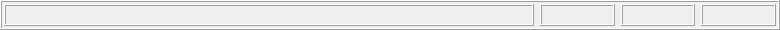
     <widget class="QFrame" name="frame_7">
      <property name="minimumSize">
       <size>
        <width>780</width>
        <height>30</height>
       </size>
      </property>
      <property name="maximumSize">
       <size>
        <width>16777215</width>
        <height>30</height>
       </size>
      </property>
      <property name="frameShape">
       <enum>QFrame::Box</enum>
      </property>
      <property name="frameShadow">
       <enum>QFrame::Raised</enum>
      </property>
      <layout class="QHBoxLayout" name="horizontalLayout_30">
       <property name="spacing">
        <number>6</number>
       </property>
       <property name="leftMargin">
        <number>2</number>
       </property>
       <property name="topMargin">
        <number>2</number>
       </property>
       <property name="rightMargin">
        <number>2</number>
       </property>
       <property name="bottomMargin">
        <number>2</number>
       </property>
       <item>
        <widget class="QLabel" name="label_38">
         <property name="sizePolicy">
          <sizepolicy hsizetype="Preferred" vsizetype="Preferred">
           <horstretch>5</horstretch>
           <verstretch>0</verstretch>
          </sizepolicy>
         </property>
         <property name="minimumSize">
          <size>
           <width>530</width>
           <height>20</height>
          </size>
         </property>
         <property name="maximumSize">
          <size>
           <width>16777215</width>
           <height>16777215</height>
          </size>
         </property>
         <property name="frameShape">
          <enum>QFrame::Box</enum>
         </property>
         <property name="frameShadow">
          <enum>QFrame::Raised</enum>
         </property>
         <property name="text">
          <string/>
         </property>
        </widget>
       </item>
       <item>
        <widget class="QLabel" name="Name_person">
         <property name="sizePolicy">
          <sizepolicy hsizetype="Preferred" vsizetype="Preferred">
           <horstretch>1</horstretch>
           <verstretch>0</verstretch>
          </sizepolicy>
         </property>
         <property name="minimumSize">
          <size>
           <width>70</width>
           <height>20</height>
          </size>
         </property>
         <property name="frameShape">
          <enum>QFrame::Box</enum>
         </property>
         <property name="frameShadow">
          <enum>QFrame::Raised</enum>
         </property>
         <property name="text">
          <string/>
         </property>
        </widget>
       </item>
       <item>
        <widget class="QLabel" name="label_39">
         <property name="sizePolicy">
          <sizepolicy hsizetype="Preferred" vsizetype="Preferred">
           <horstretch>1</horstretch>
           <verstretch>0</verstretch>
          </sizepolicy>
         </property>
         <property name="minimumSize">
          <size>
           <width>70</width>
           <height>20</height>
          </size>
         </property>
         <property name="frameShape">
          <enum>QFrame::Box</enum>
         </property>
         <property name="frameShadow">
          <enum>QFrame::Raised</enum>
         </property>
         <property name="text">
          <string/>
         </property>
        </widget>
       </item>
       <item>
        <widget class="QLabel" name="label_40">
         <property name="sizePolicy">
          <sizepolicy hsizetype="Preferred" vsizetype="Preferred">
           <horstretch>1</horstretch>
           <verstretch>0</verstretch>
          </sizepolicy>
         </property>
         <property name="minimumSize">
          <size>
           <width>70</width>
           <height>20</height>
          </size>
         </property>
         <property name="frameShape">
          <enum>QFrame::Box</enum>
         </property>
         <property name="frameShadow">
          <enum>QFrame::Raised</enum>
         </property>
         <property name="text">
          <string/>
         </property>
        </widget>
       </item>
      </layout>
     </widget>
